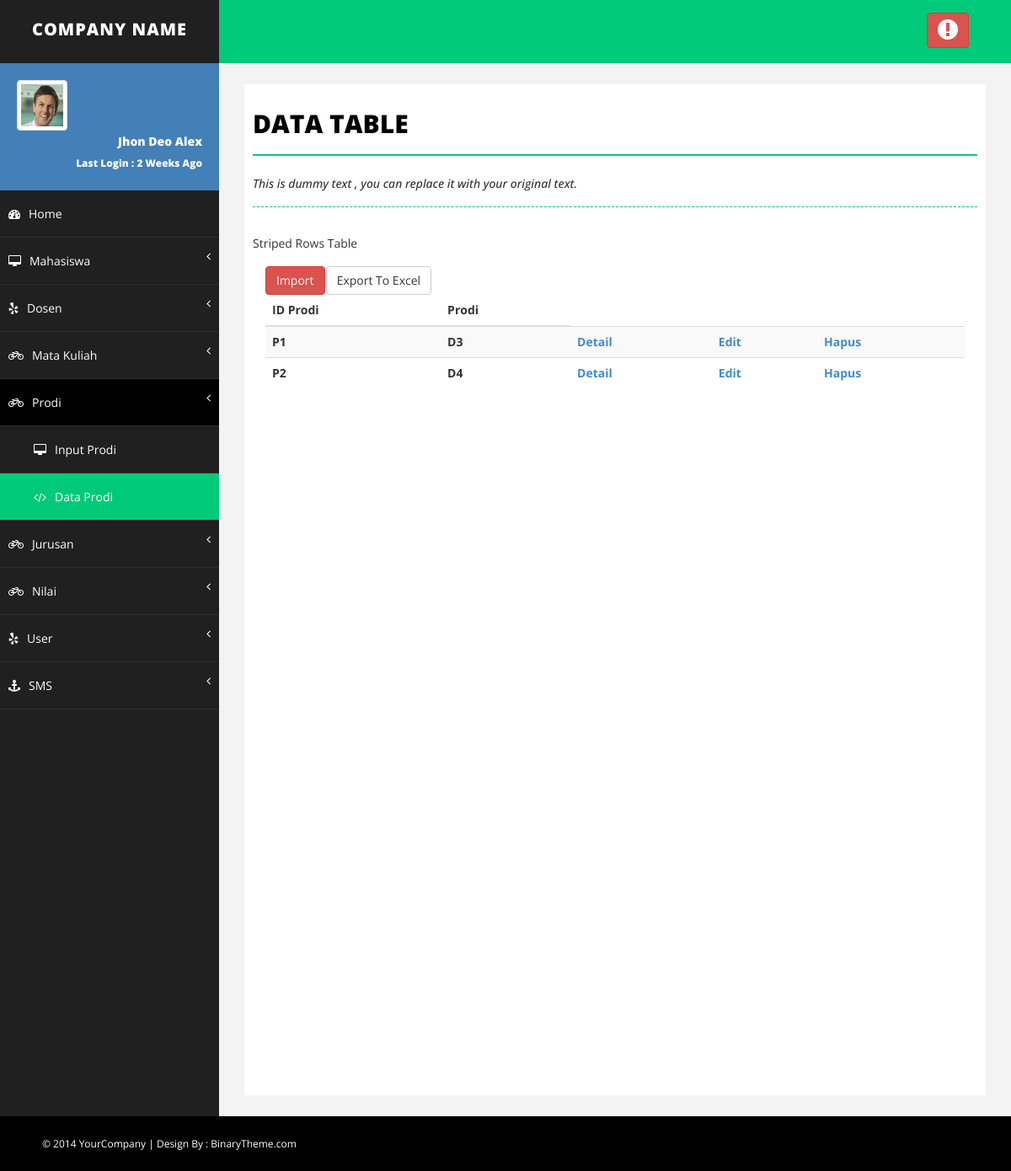
The page /show_data_prodi.php (signed in) on the database its author committed.
### tables this page shows
CREATE TABLE IF NOT EXISTS `t_prodi` (
  `id_prodi` varchar(10) NOT NULL,
  `prodi` varchar(2) NOT NULL,
  PRIMARY KEY (`id_prodi`)
);

### show_data_prodi.php (the view, shortened to what this page needs)
<?php
if($_SESSION['admin']!=""){
?>
<!DOCTYPE html>
<html xmlns="http://www.w3.org/1999/xhtml">
<head>
    <link href="assets/css/bootstrap.css" rel="stylesheet" />
    <link href="assets/css/font-awesome.css" rel="stylesheet" />
    <link href="assets/css/basic.css" rel="stylesheet" />
    <link href="assets/css/custom.css" rel="stylesheet" />
</head>
<body>
    <div id="wrapper">
        <nav class="navbar navbar-default navbar-cls-top " role="navigation" style="margin-bottom: 0">
            <div class="navbar-header">
                <a class="navbar-brand" href="index.html">COMPANY NAME</a>
            </div>
            <div class="header-right">
                <a href="logout.php" class="btn btn-danger" title="Logout"><i class="fa fa-exclamation-circle fa-2x"></i></a>
            </div>
        </nav>
        <nav class="navbar-default navbar-side" role="navigation">
            <div class="sidebar-collapse">
                <ul class="nav" id="main-menu">
                    <li>
                        <div class="user-img-div">
                            <img src="assets/img/user.png" class="img-thumbnail" />
                            <div class="inner-text">
                                Jhon Deo Alex
                            <br />
                                <small>Last Login : 2 Weeks Ago </small>
                            </div>
                        </div>
                    </li>
                    <li>
                        <a href="index.php"><i class="fa fa-dashboard "></i>Home</a>
                    </li>
                    <li>
                        <a href="#"><i class="fa fa-desktop "></i>Mahasiswa <span class="fa arrow"></span></a>
                    </li>
                     <li>
                        <a href="#"><i class="fa fa-yelp "></i>Dosen <span class="fa arrow"></span></a>
                    </li>
					<li>
                        <a href="#"><i class="fa fa-bicycle "></i>Mata Kuliah <span class="fa arrow"></span></a>
                    </li>
					<li>
                        <a href="#" class="active-menu-top"><i class="fa fa-bicycle "></i>Prodi<span class="fa arrow"></span></a>
                         <ul class="nav nav-second-level collapse in">
                             <li>
                                <a href="input_data_prodi.php"><i class="fa fa-desktop "></i>Input Prodi </a>
                            </li>
                             <li>
                                <a class="active-menu" href="show_data_prodi.php"><i class="fa fa-code "></i>Data Prodi</a>
                            </li>
                        </ul>
                    </li>
					<li>
                        <a href="#"><i class="fa fa-bicycle "></i>Jurusan <span class="fa arrow"></span></a>
                    </li>
					<li>
                        <a href="#"><i class="fa fa-bicycle "></i>Nilai <span class="fa arrow"></span></a>
                    </li>
					<li>
                    <a href="#"><i class="fa fa-yelp "></i>User <span class="fa arrow"></span></a>
                    </li>
                    <li>
                        <a href="#.php"><i class="fa fa-anchor "></i>SMS<span class="fa arrow"></span></a>
                    </li>
                </ul>
            </div>
        </nav>
        <div id="page-wrapper">
            <div id="page-inner">
                <div class="row">
                    <div class="col-md-12">
                        <h1 class="page-head-line">Data Table</h1>
                        <h1 class="page-subhead-line">This is dummy text , you can replace it with your original text. </h1>
                    </div>
                </div>
                            Striped Rows Table
                            <div class="panel-body">
                            <div class="table-responsive">
							<div class="row">
							<div class="col-md-1">
							<form action="import_data_prodi.php">
							<button type="submit" class="btn btn-danger">Import</button>
							</form>
							</div>
							<div class="col-md-1">
							<form action="export_prodi.php" >
							<button type="submit" class="btn btn-default">Export To Excel</button>
							</form>
							</div>
							</div>
                               <table class="table table-striped">
                                    <thead>
                                        <tr>
                                            <th>ID Prodi</th>
                                            <th>Prodi</th>
                                        </tr>
                                    </thead>
									<?php
									$tampil=mysql_query("SELECT * FROM t_prodi ORDER BY id_prodi ASC");
									while ($r=mysql_fetch_array($tampil)){
										echo "<tr>
										<th>$r[id_prodi]</th>
                                        <th>$r[prodi]</th>
										<th><a href='detail_data_prodi.php?id=$r[id_prodi]'>Detail</a></th>
										<th><a href='edit_data_prodi.php?id=$r[id_prodi]'>Edit</a></th>
										<th><a href='delete_data_prodi.php?id=$r[id_prodi]' onClick=\"return confirm('Apakah Anda yakin Menghapus $r[prodi]?');\">Hapus</a></th>
										</tr>";
									}
									?>
                                </table>
                            </div>
                        </div>
                    </div>
            </div>
        </div>
    <div id="footer-sec">
        &copy; 2014 YourCompany | Design By : <a href="http://www.binarytheme.com/" target="_blank">BinaryTheme.com</a>
    </div>
</body>
</html>
<?php
	}else{
		header("location: login.php");
	}
?>

### assets/css/basic.css (style rules this page uses)
body { font-family: 'Open Sans', sans-serif; line-height:25px; }
#wrapper { width: 100%; background: #202020; }
#page-wrapper { padding: 15px 15px; min-height: 600px; background: #F3F3F3; }
#page-inner { width: 100%; margin: 10px 20px 10px 0px; background-color: #fff!important; padding: 10px; min-height: 1200px; }
.page-head-line { font-size: 30px; text-transform: uppercase; color: #000; font-weight: 800; padding-bottom: 20px; border-bottom: 2px solid #00CA79; margin-bottom: 10px; }
.page-subhead-line { font-size: 14px; padding-top: 5px; padding-bottom: 20px; font-style:italic; margin-bottom:30px; border-bottom:1px dashed #00CA79; }
.navbar-cls-top .navbar-brand { color: #fff; background: #202020; width: 260px; text-align: center; height: 75px; font-size: 20px; letter-spacing: 1px; font-weight: 900; padding-top: 25px; text-transform:uppercase; }
.header-right { color: #fff; padding: 15px 50px 5px 50px; float: right; font-size: 16px; }
.user-img-div { min-height: 140px; padding: 20px; background-color: #4380B8; }
.user-img-div img { max-height: 60px; }
.user-img-div .inner-text { text-align: right; position: relative; color: #fff; font-weight: 800; line-height: 25px; }
.active-menu { background-color: #00CA79!important; }
.active-menu-top { background-color: #000!important; }
.arrow { float: right; }
.fa.arrow:before { content: "\f104"; }
.nav-second-level li, .nav-third-level li { border-bottom: none !important; }
.nav-second-level li a { padding-left: 37px; }
.sidebar-collapse, .sidebar-collapse .nav { background: none; }
.sidebar-collapse .nav { padding: 0; }
.sidebar-collapse .nav > li > a { color: #fff; background: #202020; text-shadow: none; padding: 15px 40px; border-bottom: 1px solid #2F2E31; }
.sidebar-collapse > .nav > li > a { padding: 15px 10px; }
.nav-second-level > li:last-child > a:after, .nav-third-level > li:last-child > a:after { height: 50%; }
.navbar-side { border: none; background-color: #202020; }
.navbar-cls-top { background: #00CA79; border-bottom: none; }
.navbar-default { border: 0px solid black; }
.navbar-header { background: #000000; }
.nav > li > a > i { margin-right: 10px; }
#footer-sec { background-color:#000; padding:20px 50px; color:#fff; font-size:12px; }
#footer-sec a { color:#fff; }
@media (min-width:768px) { #page-wrapper { margin: 0 0 0 260px; padding: 15px 30px; min-height: 1200px; } }
@media (min-width:768px) { .navbar-side { z-index: 1; position: absolute; width: 260px; } }
@media (min-width:768px) { .navbar { border-radius: 0px; } }

### rows shown on the page
t_prodi: id_prodi "P1", prodi "D3"
t_prodi: id_prodi "P2", prodi "D4"
